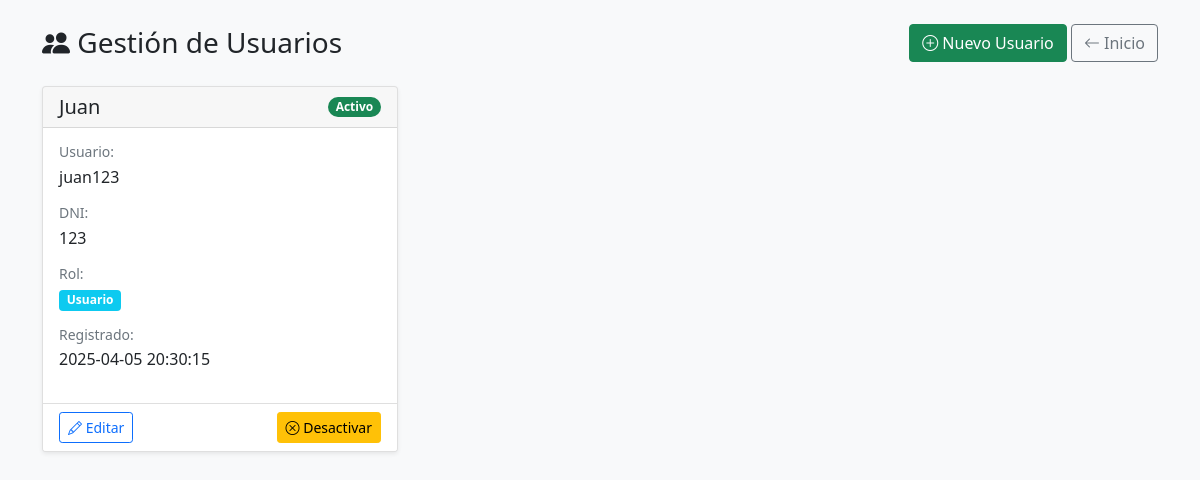
The page /usuarios on the database as committed earlier.
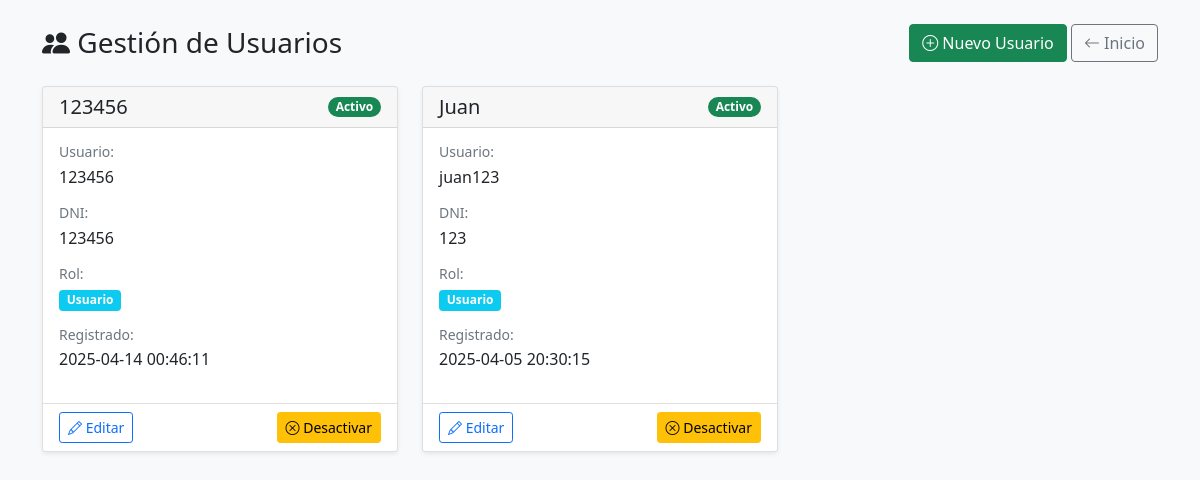
The same page on the database as committed later.
### tables this page shows
CREATE TABLE usuarios (
                id INTEGER PRIMARY KEY AUTOINCREMENT,
                nombre TEXT NOT NULL,
                username TEXT UNIQUE NOT NULL,
                password TEXT NOT NULL,
                role INTEGER NOT NULL DEFAULT 1,  -- 1=usuario normal, 2=admin
                dni TEXT UNIQUE NOT NULL,  -- Cambiado a TEXT para manejar diferentes formatos
                fecha_registro TIMESTAMP DEFAULT CURRENT_TIMESTAMP,
                activo BOOLEAN DEFAULT 1
            );

### routes/usuarios.py (the view)
    @app.route('/usuarios')
    def usuarios_index():
        conn = get_db_connection()
        usuarios = conn.execute('''
            SELECT *
            FROM usuarios
            ORDER BY nombre ASC
        ''').fetchall()
        conn.close()
        return render_template('usuarios/index.html', usuarios=usuarios)

### database.py (called while the page is built)
def get_db_connection():
    conn = sqlite3.connect('monitoring.db')
    conn.row_factory = sqlite3.Row
    return conn

### templates/usuarios/index.html (shortened to what this page needs)
<!DOCTYPE html>
<html lang="es">
<head>
    <link href="https://cdn.jsdelivr.net/npm/bootstrap@5.1.3/dist/css/bootstrap.min.css" rel="stylesheet">
    <link rel="stylesheet" href="https://cdn.jsdelivr.net/npm/bootstrap-icons@1.8.1/font/bootstrap-icons.css">
</head>
<body class="bg-light">
    <div class="container py-4">
        <div class="d-flex justify-content-between align-items-center mb-4">
            <h1 class="h3 mb-0">
                <i class="bi bi-people-fill"></i> Gestión de Usuarios
            </h1>
            <div>
                <a href="{{ url_for('usuarios_add') }}" class="btn btn-success">
                    <i class="bi bi-plus-circle"></i> Nuevo Usuario
                </a>
                <a href="{{ url_for('index') }}" class="btn btn-outline-secondary">
                    <i class="bi bi-arrow-left"></i> Inicio
                </a>
            </div>
        </div>
        <div class="row row-cols-1 row-cols-md-2 row-cols-lg-3 g-4">
            {% for usuario in usuarios %}
            <div class="col">
                <div class="card user-card h-100 shadow-sm">
                    <div class="card-header d-flex justify-content-between align-items-center">
                        <h5 class="card-title mb-0">{{ usuario['nombre'] }}</h5>
                        <span class="badge rounded-pill bg-{{ 'success' if usuario['activo'] else 'secondary' }}">
                            {{ 'Activo' if usuario['activo'] else 'Inactivo' }}
                        </span>
                    </div>
                    <div class="card-body">
                        <div class="mb-3">
                            <h6 class="text-muted small mb-1">Usuario:</h6>
                            <p>{{ usuario['username'] }}</p>
                        </div>
                        <div class="mb-3">
                            <h6 class="text-muted small mb-1">DNI:</h6>
                            <p>{{ usuario['dni'] }}</p>
                        </div>
                        <div class="mb-3">
                            <h6 class="text-muted small mb-1">Rol:</h6>
                            <span class="badge role-badge bg-{{ 'primary' if usuario['role'] == 2 else 'info' }}">
                                {{ 'Administrador' if usuario['role'] == 2 else 'Usuario' }}
                            </span>
                        </div>
                        <div class="mb-3">
                            <h6 class="text-muted small mb-1">Registrado:</h6>
                            <p>{{ usuario['fecha_registro'] }}</p>
                        </div>
                    </div>
                    <div class="card-footer bg-white">
                        <div class="d-flex justify-content-between">
                            <a href="{{ url_for('usuarios_edit', id=usuario['id']) }}"
                               class="btn btn-sm btn-outline-primary">
                                <i class="bi bi-pencil"></i> Editar
                            </a>
                            <div class="btn-group">
                                <a href="{{ url_for('usuarios_toggle', id=usuario['id']) }}"
                                   class="btn btn-sm btn-{{ 'warning' if usuario['activo'] else 'success' }}">
                                    <i class="bi bi-{{ 'x-circle' if usuario['activo'] else 'check-circle' }}"></i>
                                    {{ 'Desactivar' if usuario['activo'] else 'Activar' }}
                                </a>
                            </div>
                        </div>
                    </div>
                </div>
            </div>
            {% endfor %}
        </div>
    </div>
</body>
</html>

### templates/usuarios/index.html (style rules this page uses)
.role-badge { font-size: 0.75rem; }
.user-card { transition: all 0.3s ease; }

Rows that differ between the two databases and show on the page:
added usuarios: nombre "123456", activo "Activo", username "123456", dni "123456", role "Usuario", fecha_registro "2025-04-14 00:46:11", activo "Desactivar"
